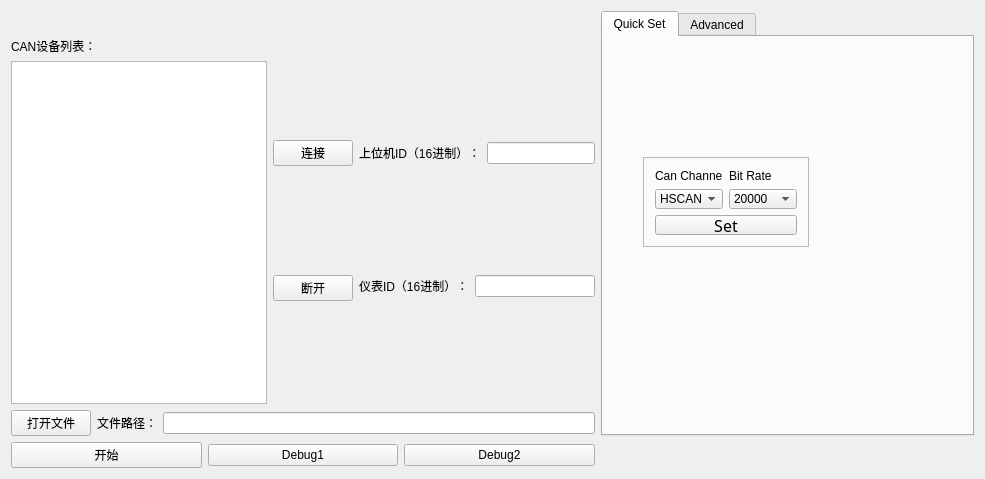
<?xml version="1.0" encoding="UTF-8"?>
<ui version="4.0">
 <class>Widget</class>
 <widget class="QWidget" name="Widget">
  <property name="geometry">
   <rect>
    <x>0</x>
    <y>0</y>
    <width>985</width>
    <height>479</height>
   </rect>
  </property>
  <property name="windowTitle">
   <string>Widget</string>
  </property>
  <layout class="QGridLayout" name="gridLayout_10">
   <item row="0" column="0">
    <layout class="QHBoxLayout" name="horizontalLayout">
     <item>
      <widget class="QLabel" name="label_mark">
       <property name="text">
        <string/>
       </property>
       <property name="pixmap">
        <pixmap resource="res.qrc">:/pictures/mark_png</pixmap>
       </property>
      </widget>
     </item>
     <item>
      <spacer name="horizontalSpacer">
       <property name="orientation">
        <enum>Qt::Horizontal</enum>
       </property>
       <property name="sizeHint" stdset="0">
        <size>
         <width>40</width>
         <height>20</height>
        </size>
       </property>
      </spacer>
     </item>
     <item>
      <widget class="QLabel" name="label_background">
       <property name="text">
        <string/>
       </property>
       <property name="pixmap">
        <pixmap resource="res.qrc">:/pictures/main_png</pixmap>
       </property>
      </widget>
     </item>
    </layout>
   </item>
   <item row="0" column="1" rowspan="3">
    <widget class="QTabWidget" name="tabWidget">
     <property name="currentIndex">
      <number>0</number>
     </property>
     <widget class="QWidget" name="tab">
      <attribute name="title">
       <string>Quick Set</string>
      </attribute>
      <widget class="QFrame" name="frame">
       <property name="geometry">
        <rect>
         <x>40</x>
         <y>120</y>
         <width>166</width>
         <height>90</height>
        </rect>
       </property>
       <property name="frameShape">
        <enum>QFrame::StyledPanel</enum>
       </property>
       <property name="frameShadow">
        <enum>QFrame::Raised</enum>
       </property>
       <layout class="QGridLayout" name="gridLayout_9">
        <item row="0" column="0">
         <layout class="QGridLayout" name="gridLayout_8">
          <item row="0" column="0">
           <widget class="QLabel" name="label_5">
            <property name="text">
             <string>Can Channel</string>
            </property>
           </widget>
          </item>
          <item row="0" column="1">
           <widget class="QLabel" name="label_6">
            <property name="text">
             <string>Bit Rate</string>
            </property>
           </widget>
          </item>
          <item row="1" column="0">
           <widget class="QComboBox" name="comboBox_CanChannel">
            <item>
             <property name="text">
              <string>HSCAN</string>
             </property>
            </item>
            <item>
             <property name="text">
              <string>MSCAN</string>
             </property>
            </item>
            <item>
             <property name="text">
              <string>SWCAN</string>
             </property>
            </item>
            <item>
             <property name="text">
              <string>LSFTCAN</string>
             </property>
            </item>
            <item>
             <property name="text">
              <string>HSCAN2</string>
             </property>
            </item>
            <item>
             <property name="text">
              <string>HSCAN3</string>
             </property>
            </item>
           </widget>
          </item>
          <item row="1" column="1">
           <widget class="QComboBox" name="comboBox_BitRate">
            <item>
             <property name="text">
              <string>20000</string>
             </property>
            </item>
            <item>
             <property name="text">
              <string>33333</string>
             </property>
            </item>
            <item>
             <property name="text">
              <string>50000</string>
             </property>
            </item>
            <item>
             <property name="text">
              <string>62500</string>
             </property>
            </item>
            <item>
             <property name="text">
              <string>83333</string>
             </property>
            </item>
            <item>
             <property name="text">
              <string>100000</string>
             </property>
            </item>
            <item>
             <property name="text">
              <string>125000</string>
             </property>
            </item>
            <item>
             <property name="text">
              <string>250000</string>
             </property>
            </item>
            <item>
             <property name="text">
              <string>500000</string>
             </property>
            </item>
            <item>
             <property name="text">
              <string>800000</string>
             </property>
            </item>
            <item>
             <property name="text">
              <string>1000000</string>
             </property>
            </item>
           </widget>
          </item>
          <item row="2" column="0" colspan="2">
           <widget class="QPushButton" name="pushButton_setBitRate">
            <property name="font">
             <font>
              <family>宋体</family>
              <pointsize>12</pointsize>
             </font>
            </property>
            <property name="text">
             <string>Set</string>
            </property>
           </widget>
          </item>
         </layout>
        </item>
       </layout>
      </widget>
     </widget>
     <widget class="QWidget" name="tab_2">
      <attribute name="title">
       <string>Advanced</string>
      </attribute>
      <layout class="QGridLayout" name="gridLayout_11">
       <item row="0" column="0">
        <widget class="QTabWidget" name="tabWidget_2">
         <property name="layoutDirection">
          <enum>Qt::LeftToRight</enum>
         </property>
         <property name="currentIndex">
          <number>0</number>
         </property>
         <widget class="QWidget" name="tab_3">
          <attribute name="title">
           <string>FIRE、Red、Vcan3</string>
          </attribute>
          <widget class="QWidget" name="layoutWidget">
           <property name="geometry">
            <rect>
             <x>50</x>
             <y>10</y>
             <width>135</width>
             <height>298</height>
            </rect>
           </property>
           <layout class="QVBoxLayout" name="verticalLayout_2">
            <item>
             <widget class="QPushButton" name="pushButton_2">
              <property name="font">
               <font>
                <family>宋体</family>
                <pointsize>12</pointsize>
               </font>
              </property>
              <property name="text">
               <string>Get 3G Setting</string>
              </property>
             </widget>
            </item>
            <item>
             <widget class="QLabel" name="label_12">
              <property name="font">
               <font>
                <family>黑体</family>
                <pointsize>12</pointsize>
                <weight>75</weight>
                <bold>true</bold>
               </font>
              </property>
              <property name="text">
               <string>HS CAN1</string>
              </property>
             </widget>
            </item>
            <item>
             <widget class="QLabel" name="label_7">
              <property name="text">
               <string>Phase Segment1 </string>
              </property>
             </widget>
            </item>
            <item>
             <widget class="QLineEdit" name="lineEdit_3"/>
            </item>
            <item>
             <widget class="QLabel" name="label_8">
              <property name="text">
               <string>Phase Segment2 </string>
              </property>
             </widget>
            </item>
            <item>
             <widget class="QLineEdit" name="lineEdit_4"/>
            </item>
            <item>
             <widget class="QLabel" name="label_9">
              <property name="text">
               <string>Propagation delay</string>
              </property>
             </widget>
            </item>
            <item>
             <widget class="QLineEdit" name="lineEdit_5"/>
            </item>
            <item>
             <widget class="QLabel" name="label_10">
              <property name="text">
               <string>Sync Jump Width</string>
              </property>
             </widget>
            </item>
            <item>
             <widget class="QLineEdit" name="lineEdit_6"/>
            </item>
            <item>
             <widget class="QLabel" name="label_11">
              <property name="text">
               <string>BRP</string>
              </property>
             </widget>
            </item>
            <item>
             <widget class="QLineEdit" name="lineEdit_7"/>
            </item>
            <item>
             <widget class="QPushButton" name="pushButton_3">
              <property name="font">
               <font>
                <family>宋体</family>
                <pointsize>12</pointsize>
               </font>
              </property>
              <property name="text">
               <string>Set 3G Setting</string>
              </property>
             </widget>
            </item>
           </layout>
          </widget>
         </widget>
         <widget class="QWidget" name="tab_4">
          <attribute name="title">
           <string>Blue、Vcan2、Pro</string>
          </attribute>
          <widget class="QLabel" name="label_13">
           <property name="geometry">
            <rect>
             <x>30</x>
             <y>140</y>
             <width>181</width>
             <height>21</height>
            </rect>
           </property>
           <property name="font">
            <font>
             <family>黑体</family>
             <pointsize>12</pointsize>
             <weight>75</weight>
             <bold>true</bold>
            </font>
           </property>
           <property name="text">
            <string>Not supported yet!!!</string>
           </property>
          </widget>
         </widget>
        </widget>
       </item>
      </layout>
     </widget>
    </widget>
   </item>
   <item row="1" column="0">
    <layout class="QGridLayout" name="gridLayout_7">
     <item row="0" column="0">
      <layout class="QGridLayout" name="gridLayout_6">
       <item row="0" column="0">
        <layout class="QGridLayout" name="gridLayout">
         <item row="1" column="0">
          <widget class="QListWidget" name="listWidget"/>
         </item>
         <item row="0" column="0">
          <widget class="QLabel" name="label">
           <property name="text">
            <string>CAN设备列表：</string>
           </property>
          </widget>
         </item>
        </layout>
       </item>
       <item row="0" column="1">
        <layout class="QGridLayout" name="gridLayout_2">
         <item row="0" column="0">
          <widget class="QPushButton" name="pushButton_connect">
           <property name="text">
            <string>连接</string>
           </property>
          </widget>
         </item>
         <item row="1" column="0">
          <widget class="QPushButton" name="pushButton_disconnect">
           <property name="text">
            <string>断开</string>
           </property>
          </widget>
         </item>
        </layout>
       </item>
      </layout>
     </item>
     <item row="0" column="1">
      <layout class="QGridLayout" name="gridLayout_5">
       <item row="0" column="0">
        <layout class="QGridLayout" name="gridLayout_4">
         <item row="0" column="1">
          <widget class="QLineEdit" name="lineEdit_PCID"/>
         </item>
         <item row="0" column="0">
          <widget class="QLabel" name="label_2">
           <property name="text">
            <string>上位机ID（16进制）：</string>
           </property>
          </widget>
         </item>
        </layout>
       </item>
       <item row="1" column="0">
        <layout class="QGridLayout" name="gridLayout_3">
         <item row="0" column="0">
          <widget class="QLabel" name="label_3">
           <property name="text">
            <string>仪表ID（16进制）：</string>
           </property>
          </widget>
         </item>
         <item row="0" column="1">
          <widget class="QLineEdit" name="lineEdit_ICNID"/>
         </item>
        </layout>
       </item>
      </layout>
     </item>
    </layout>
   </item>
   <item row="2" column="0">
    <layout class="QHBoxLayout" name="horizontalLayout_2">
     <item>
      <widget class="QPushButton" name="pushButton_openFile">
       <property name="text">
        <string>打开文件</string>
       </property>
      </widget>
     </item>
     <item>
      <widget class="QLabel" name="label_4">
       <property name="text">
        <string>文件路径：</string>
       </property>
      </widget>
     </item>
     <item>
      <widget class="QLineEdit" name="lineEdit_directory"/>
     </item>
    </layout>
   </item>
   <item row="3" column="0">
    <layout class="QHBoxLayout" name="horizontalLayout_3">
     <item>
      <widget class="QPushButton" name="pushButton_start">
       <property name="text">
        <string>开始</string>
       </property>
      </widget>
     </item>
     <item>
      <widget class="QPushButton" name="pushButton_debug1">
       <property name="text">
        <string>Debug1</string>
       </property>
      </widget>
     </item>
     <item>
      <widget class="QPushButton" name="pushButton_debug2">
       <property name="text">
        <string>Debug2</string>
       </property>
      </widget>
     </item>
    </layout>
   </item>
  </layout>
 </widget>
 <layoutdefault spacing="6" margin="11"/>
 <resources>
  <include location="res.qrc"/>
 </resources>
 <connections/>
</ui>
